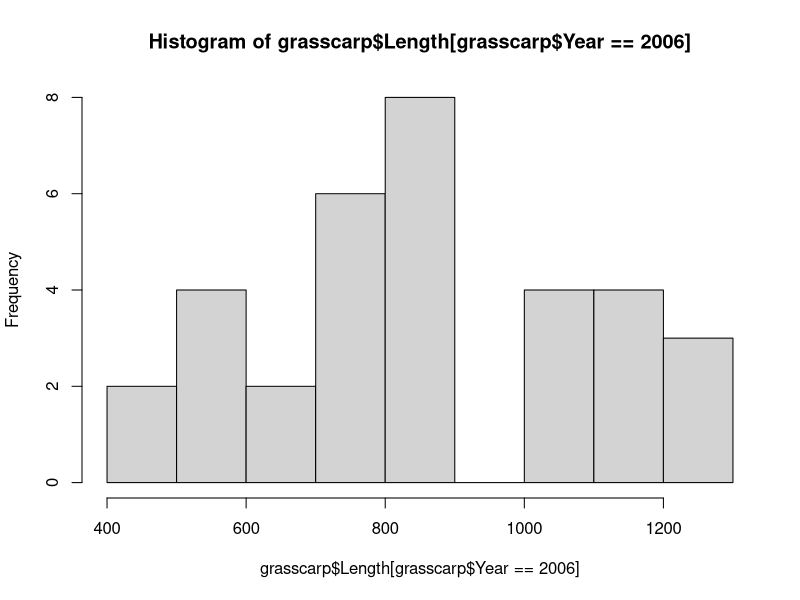

The R source for this figure:
# Libraries ----
library(tidyverse)

# Data ----
grasscarp <- read.csv("data/grasscarp.csv")

glimpse(grasscarp)

# one sample t
mean_length <- mean(grasscarp$Length)

one_sample_ttest <- t.test(
  x = grasscarp$Length[grasscarp$Year == 2006],
  mu = mean_length
)

one_sample_ttest

## Uh oh we assumed normal distribution :/

hist(grasscarp$Length[grasscarp$Year == 2006])
